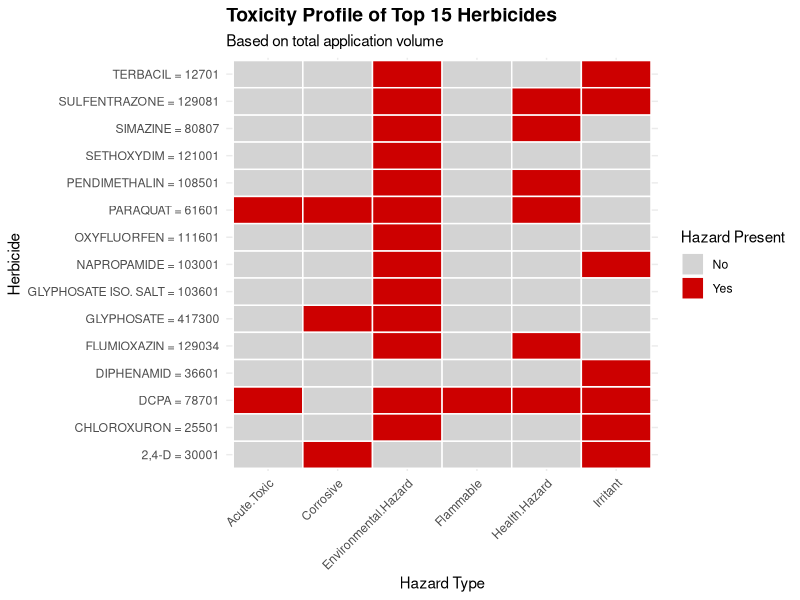
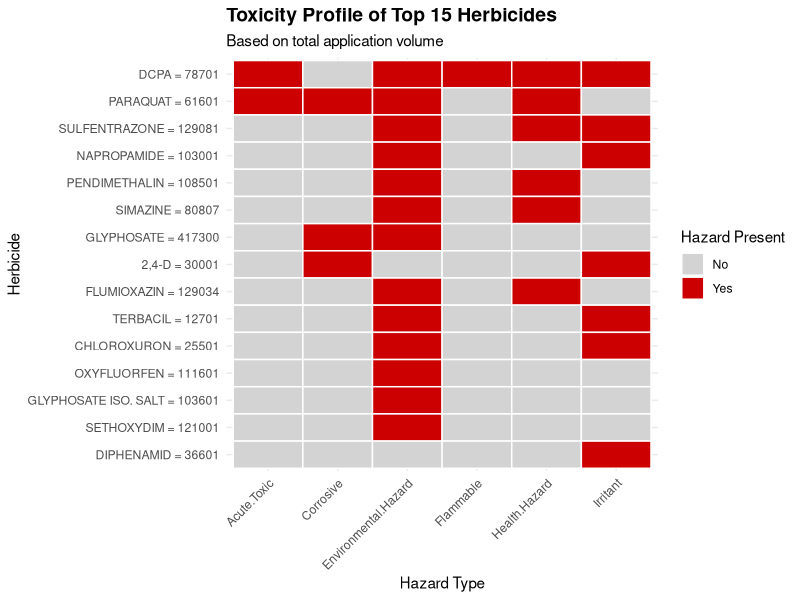
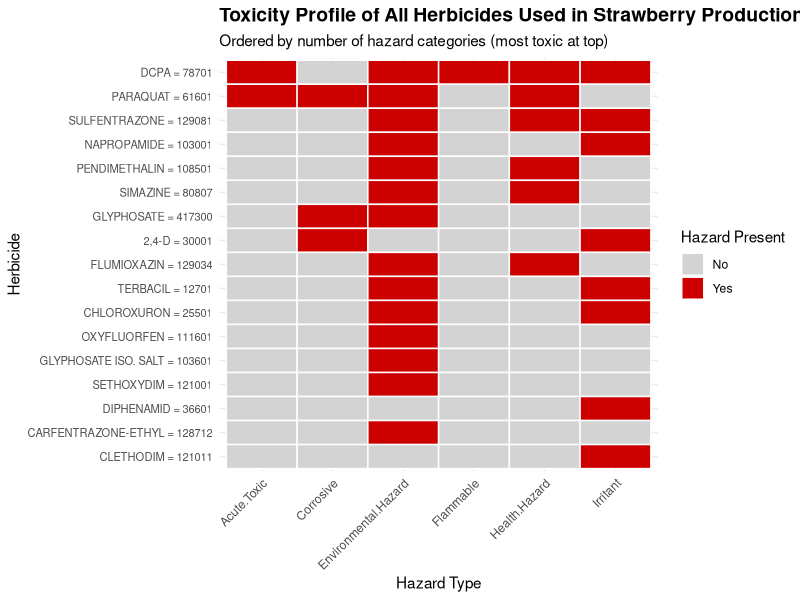
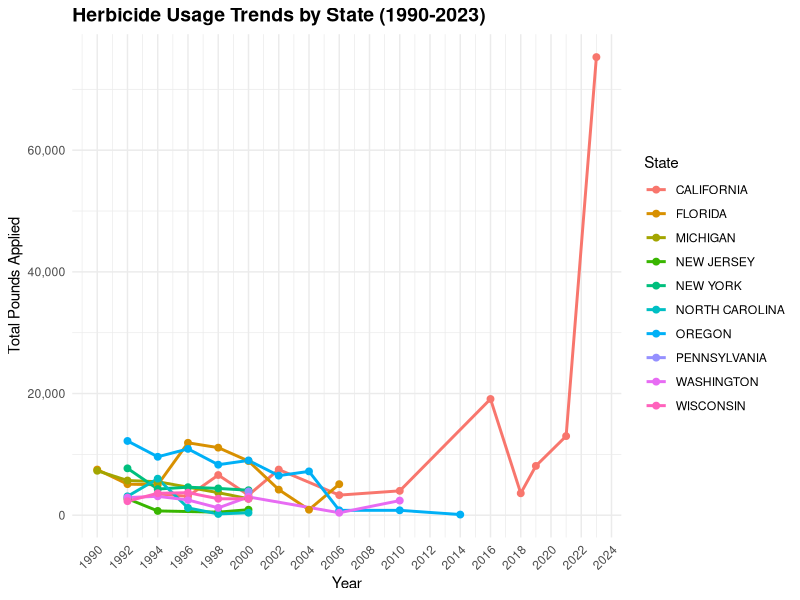
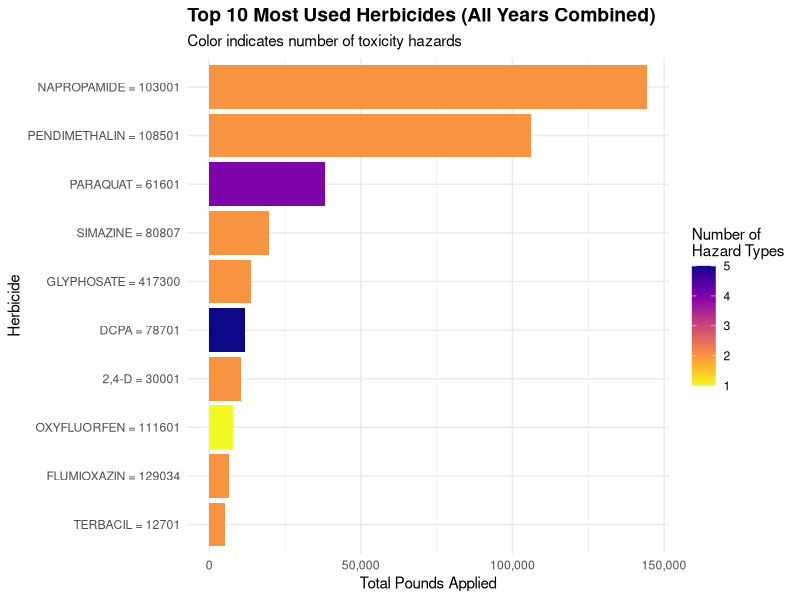
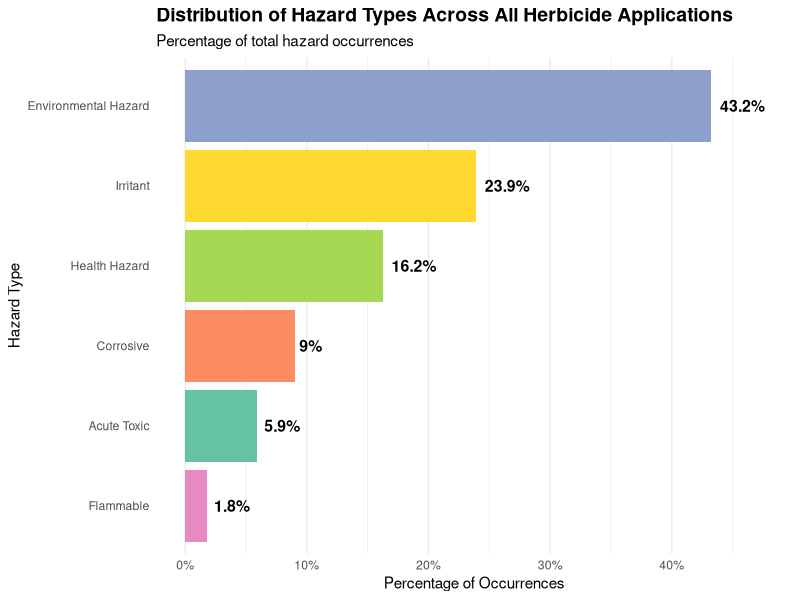
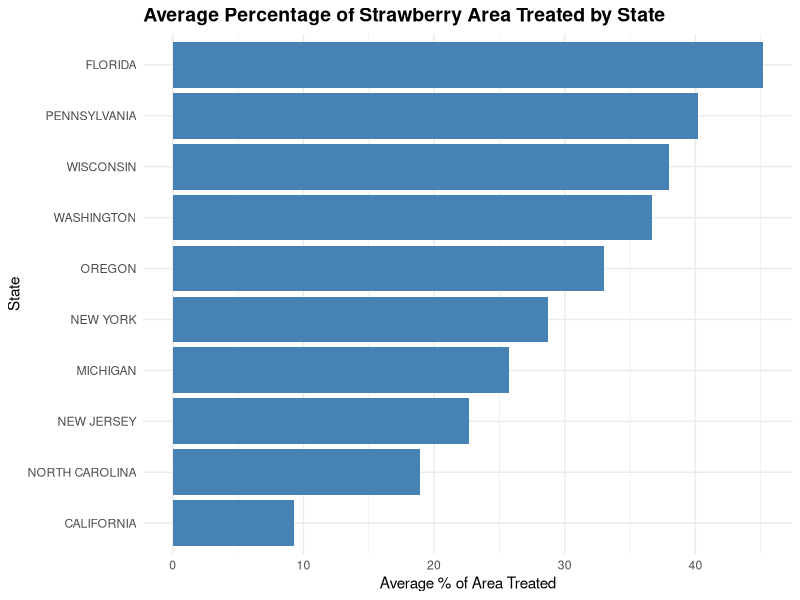

The R source for these figures, in order:
## ---- chunk 1
# Load required libraries
library(tidyverse)
library(ggplot2)
library(viridis)
library(scales)
library(maps)
library(patchwork)

# Read the data
strawberry_tox <- read.csv("strawberry_with_toxicity.csv")

# Data preparation
strawberry_tox <- strawberry_tox %>%
  mutate(
    Year = as.numeric(Year),
    Total_Hazards = rowSums(select(., Acute.Toxic, Corrosive, Environmental.Hazard, 
                                    Flammable, Health.Hazard, Irritant), na.rm = TRUE)
  )

# Remove TOTAL rows for cleaner analysis
strawberry_clean <- strawberry_tox %>%
  filter(Domain.Category != "TOTAL")

# ============================================
# 1. TOXICITY HEATMAP BY HERBICIDE
# ============================================
toxicity_matrix <- strawberry_clean %>%
  group_by(Domain.Category) %>%
  summarise(
    Acute.Toxic = max(Acute.Toxic, na.rm = TRUE),
    Corrosive = max(Corrosive, na.rm = TRUE),
    Environmental.Hazard = max(Environmental.Hazard, na.rm = TRUE),
    Flammable = max(Flammable, na.rm = TRUE),
    Health.Hazard = max(Health.Hazard, na.rm = TRUE),
    Irritant = max(Irritant, na.rm = TRUE),
    Total_Apps = sum(as.numeric(gsub(",", "", APPLICATIONS..MEASURED.IN.LB)), na.rm = TRUE)
  ) %>%
  filter(Total_Apps > 0) %>%
  arrange(desc(Total_Apps)) %>%
  head(15)

# Reshape for heatmap
toxicity_long <- toxicity_matrix %>%
  select(-Total_Apps) %>%
  pivot_longer(cols = -Domain.Category, names_to = "Hazard_Type", values_to = "Present")

p1 <- ggplot(toxicity_long, aes(x = Hazard_Type, y = Domain.Category, fill = as.factor(Present))) +
  geom_tile(color = "white", size = 0.5) +
  scale_fill_manual(values = c("0" = "lightgray", "1" = "red3"), 
                    labels = c("No", "Yes"),
                    name = "Hazard Present") +
  labs(title = "Toxicity Profile of Top 15 Herbicides",
       subtitle = "Based on total application volume",
       x = "Hazard Type",
       y = "Herbicide") +
  theme_minimal() +
  theme(axis.text.x = element_text(angle = 45, hjust = 1),
        plot.title = element_text(face = "bold", size = 14))

print(p1)
## ---- chunk 2
# Data preparation
strawberry_tox <- strawberry_tox %>%
  mutate(
    Year = as.numeric(Year),
    Total_Hazards = rowSums(select(., Acute.Toxic, Corrosive, Environmental.Hazard, 
                                    Flammable, Health.Hazard, Irritant), na.rm = TRUE)
  )

# Remove TOTAL rows for cleaner analysis
strawberry_clean <- strawberry_tox %>%
  filter(Domain.Category != "TOTAL")

# ============================================
# 1. TOXICITY HEATMAP BY HERBICIDE
# ============================================
toxicity_matrix <- strawberry_clean %>%
  group_by(Domain.Category) %>%
  summarise(
    Acute.Toxic = max(Acute.Toxic, na.rm = TRUE),
    Corrosive = max(Corrosive, na.rm = TRUE),
    Environmental.Hazard = max(Environmental.Hazard, na.rm = TRUE),
    Flammable = max(Flammable, na.rm = TRUE),
    Health.Hazard = max(Health.Hazard, na.rm = TRUE),
    Irritant = max(Irritant, na.rm = TRUE),
    Total_Apps = sum(as.numeric(gsub(",", "", APPLICATIONS..MEASURED.IN.LB)), na.rm = TRUE)
  ) %>%
  filter(Total_Apps > 0) %>%
  mutate(Total_Hazards = Acute.Toxic + Corrosive + Environmental.Hazard + 
                         Flammable + Health.Hazard + Irritant) %>%
  arrange(desc(Total_Hazards), desc(Total_Apps)) %>%
  head(15)

# Reshape for heatmap
toxicity_long <- toxicity_matrix %>%
  select(-Total_Apps, -Total_Hazards) %>%
  pivot_longer(cols = -Domain.Category, names_to = "Hazard_Type", values_to = "Present") %>%
  mutate(Domain.Category = factor(Domain.Category, 
                                  levels = rev(unique(toxicity_matrix$Domain.Category))))

p1 <- ggplot(toxicity_long, aes(x = Hazard_Type, y = Domain.Category, fill = as.factor(Present))) +
  geom_tile(color = "white", size = 0.5) +
  scale_fill_manual(values = c("0" = "lightgray", "1" = "red3"), 
                    labels = c("No", "Yes"),
                    name = "Hazard Present") +
  labs(title = "Toxicity Profile of Top 15 Herbicides",
       subtitle = "Based on total application volume",
       x = "Hazard Type",
       y = "Herbicide") +
  theme_minimal() +
  theme(axis.text.x = element_text(angle = 45, hjust = 1),
        plot.title = element_text(face = "bold", size = 14))

print(p1)

## ---- chunk 3
# ============================================
# 1. TOXICITY HEATMAP BY HERBICIDE (ALL CHEMICALS)
# ============================================
toxicity_matrix_all <- strawberry_clean %>%
  group_by(Domain.Category) %>%
  summarise(
    Acute.Toxic = max(Acute.Toxic, na.rm = TRUE),
    Corrosive = max(Corrosive, na.rm = TRUE),
    Environmental.Hazard = max(Environmental.Hazard, na.rm = TRUE),
    Flammable = max(Flammable, na.rm = TRUE),
    Health.Hazard = max(Health.Hazard, na.rm = TRUE),
    Irritant = max(Irritant, na.rm = TRUE),
    Total_Apps = sum(as.numeric(gsub(",", "", APPLICATIONS..MEASURED.IN.LB)), na.rm = TRUE)
  ) %>%
  filter(Total_Apps > 0) %>%
  mutate(Total_Hazards = Acute.Toxic + Corrosive + Environmental.Hazard + 
                         Flammable + Health.Hazard + Irritant) %>%
  arrange(desc(Total_Hazards), desc(Total_Apps))

# Reshape for heatmap
toxicity_long_all <- toxicity_matrix_all %>%
  select(-Total_Apps, -Total_Hazards) %>%
  pivot_longer(cols = -Domain.Category, names_to = "Hazard_Type", values_to = "Present") %>%
  mutate(Domain.Category = factor(Domain.Category, 
                                  levels = rev(unique(toxicity_matrix_all$Domain.Category))))

p1 <- ggplot(toxicity_long_all, aes(x = Hazard_Type, y = Domain.Category, fill = as.factor(Present))) +
  geom_tile(color = "white", size = 0.5) +
  scale_fill_manual(values = c("0" = "lightgray", "1" = "red3"), 
                    labels = c("No", "Yes"),
                    name = "Hazard Present") +
  labs(title = "Toxicity Profile of All Herbicides Used in Strawberry Production",
       subtitle = "Ordered by number of hazard categories (most toxic at top)",
       x = "Hazard Type",
       y = "Herbicide") +
  theme_minimal() +
  theme(axis.text.x = element_text(angle = 45, hjust = 1),
        axis.text.y = element_text(size = 8),
        plot.title = element_text(face = "bold", size = 14))

print(p1)
## ---- chunk 4
# ============================================
# 2. TIME SERIES: HERBICIDE USAGE OVER YEARS
# ============================================
yearly_usage <- strawberry_clean %>%
  mutate(LBS = as.numeric(gsub(",", "", APPLICATIONS..MEASURED.IN.LB))) %>%
  filter(!is.na(LBS)) %>%
  group_by(Year, State) %>%
  summarise(Total_LBS = sum(LBS, na.rm = TRUE), .groups = "drop")

p2 <- ggplot(yearly_usage, aes(x = Year, y = Total_LBS, color = State)) +
  geom_line(size = 1) +
  geom_point(size = 2) +
  scale_y_continuous(labels = comma) +
  scale_x_continuous(breaks = seq(1990, 2025, 2)) +
  labs(title = "Herbicide Usage Trends by State (1990-2023)",
       x = "Year",
       y = "Total Pounds Applied",
       color = "State") +
  theme_minimal() +
  theme(legend.position = "right",
        plot.title = element_text(face = "bold", size = 14),
        axis.text.x = element_text(angle = 45, hjust = 1))

print(p2)
## ---- chunk 5
# ============================================
# 3. TOP 10 MOST USED HERBICIDES
# ============================================
top_herbicides <- strawberry_clean %>%
  mutate(LBS = as.numeric(gsub(",", "", APPLICATIONS..MEASURED.IN.LB))) %>%
  filter(!is.na(LBS)) %>%
  group_by(Domain.Category) %>%
  summarise(Total_LBS = sum(LBS, na.rm = TRUE),
            Total_Hazards = first(Total_Hazards)) %>%
  arrange(desc(Total_LBS)) %>%
  head(10)

p3 <- ggplot(top_herbicides, aes(x = reorder(Domain.Category, Total_LBS), 
                                  y = Total_LBS, 
                                  fill = Total_Hazards)) +
  geom_col() +
  coord_flip() +
  scale_y_continuous(labels = comma) +
  scale_fill_viridis(option = "plasma", direction = -1, name = "Number of\nHazard Types") +
  labs(title = "Top 10 Most Used Herbicides (All Years Combined)",
       subtitle = "Color indicates number of toxicity hazards",
       x = "Herbicide",
       y = "Total Pounds Applied") +
  theme_minimal() +
  theme(plot.title = element_text(face = "bold", size = 14))

print(p3)
## ---- chunk 6
# ============================================
# 4. HAZARD TYPE DISTRIBUTION (BAR CHART)
# ============================================
hazard_summary <- strawberry_clean %>%
  summarise(
    `Acute Toxic` = sum(Acute.Toxic, na.rm = TRUE),
    Corrosive = sum(Corrosive, na.rm = TRUE),
    `Environmental Hazard` = sum(Environmental.Hazard, na.rm = TRUE),
    Flammable = sum(Flammable, na.rm = TRUE),
    `Health Hazard` = sum(Health.Hazard, na.rm = TRUE),
    Irritant = sum(Irritant, na.rm = TRUE)
  ) %>%
  pivot_longer(everything(), names_to = "Hazard", values_to = "Count") %>%
  mutate(Percentage = (Count / sum(Count)) * 100) %>%
  arrange(desc(Percentage))

p4 <- ggplot(hazard_summary, aes(x = reorder(Hazard, Percentage), y = Percentage, fill = Hazard)) +
  geom_col(show.legend = FALSE) +
  geom_text(aes(label = paste0(round(Percentage, 1), "%")), hjust = -0.2, size = 4, fontface = "bold") +
  coord_flip() +
  scale_fill_brewer(palette = "Set2") +
  scale_y_continuous(labels = function(x) paste0(x, "%"), limits = c(0, max(hazard_summary$Percentage) * 1.1)) +
  labs(title = "Distribution of Hazard Types Across All Herbicide Applications",
       subtitle = "Percentage of total hazard occurrences",
       x = "Hazard Type",
       y = "Percentage of Occurrences") +
  theme_minimal() +
  theme(plot.title = element_text(face = "bold", size = 14),
        panel.grid.major.y = element_blank())

print(p4)
## ---- chunk 7
# ============================================
# 5. STATE COMPARISON: TREATMENT COVERAGE
# ============================================
state_coverage <- strawberry_clean %>%
  mutate(Pct_Treated = as.numeric(TREATED..MEASURED.IN.PCT.OF.AREA.BEARING..AVG)) %>%
  filter(!is.na(Pct_Treated)) %>%
  group_by(State) %>%
  summarise(Avg_Coverage = mean(Pct_Treated, na.rm = TRUE)) %>%
  arrange(desc(Avg_Coverage))

p5 <- ggplot(state_coverage, aes(x = reorder(State, Avg_Coverage), y = Avg_Coverage)) +
  geom_col(fill = "steelblue") +
  coord_flip() +
  labs(title = "Average Percentage of Strawberry Area Treated by State",
       x = "State",
       y = "Average % of Area Treated") +
  theme_minimal() +
  theme(plot.title = element_text(face = "bold", size = 14))

print(p5)
